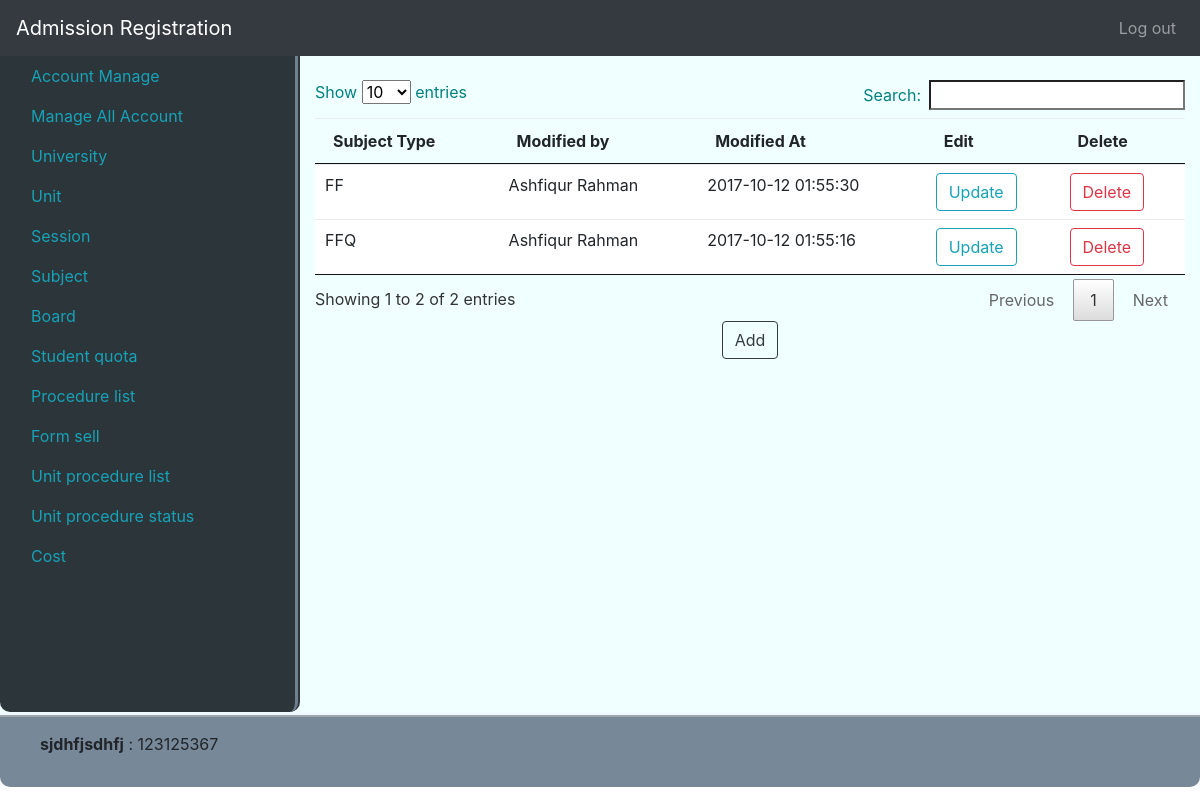
Before: /Quota (signed in) with the older database file.
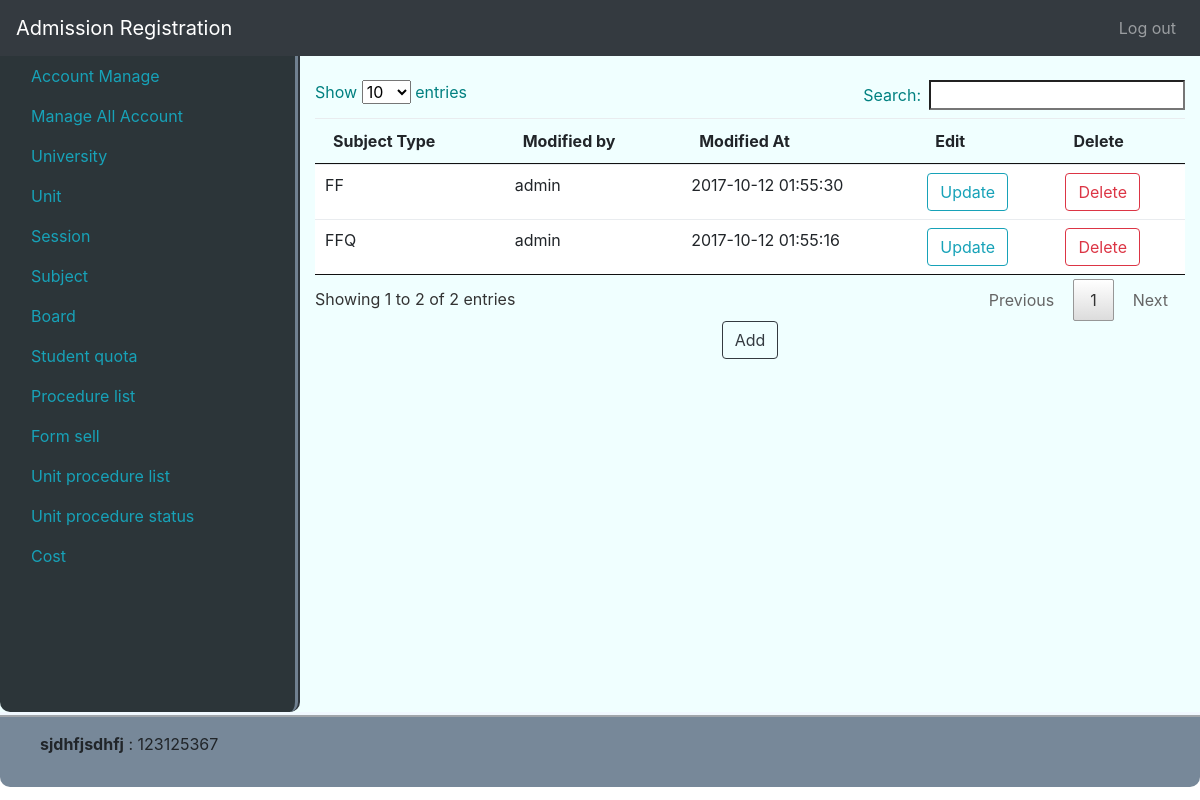
After: the same page with the newer database file.
### tables this page shows
CREATE TABLE `users` (
  `id` int(11) NOT NULL,
  `full_name` varchar(256) NOT NULL,
  `user_name` varchar(20) NOT NULL,
  `password` varchar(256) NOT NULL,
  `user_role` enum('admin','manager','data_entry','student') NOT NULL,
  `account_status` tinyint(1) NOT NULL,
  `modified_by` int(11) NOT NULL,
  `modified_at` timestamp NOT NULL DEFAULT CURRENT_TIMESTAMP ON UPDATE CURRENT_TIMESTAMP
);

### system/libs/Load.php (called while the page is built, shortened)
<?php
class Load
{
    public function view($fileName, $data = false)
    {
        include 'app/views/'.$fileName.'.php';
    }
    public function model($modelName){
        return new $modelName();
    }
}

### app/controllers/Quota.php (called while the page is built, shortened)
<?php
class Quota extends MainController{
    public function index(){
        self::quota();
    }
    public function quota(){
        $data = ['pageName' => 'Quota'];
        $this->load->view("partials/header", $data);
        $simpleModel = $this->load->model('SimpleModel');
        $table['list'] = $simpleModel->getAll('quota');
        $table['users'] = $simpleModel->getAll('users');
        $this->load->view("admin/quota", $table);
        $this->load->view("partials/footer");
    }
}

### index.php (called while the page is built, shortened)
<?php
$mail = new Main();

### system/libs/Database.php (called while the page is built, shortened)
<?php
class Database extends PDO {
    public function select($sql, $data = array(), $fetchStyle = PDO::FETCH_ASSOC){
        $stmt = $this->prepare($sql);
        $stmt->execute();
        return $stmt->fetchAll($fetchStyle);
    }
}

### app/models/SimpleModel.php (called while the page is built, shortened)
<?php
class SimpleModel extends MainModel {
    public function getAll($table, $cond = false){
        if($cond){
            $sql = "SELECT * FROM $table WHERE $cond";
        }else{
            $sql = "SELECT * FROM $table";
        }
        return $this->db->select($sql);
    }
}

### system/libs/MainController.php (called while the page is built, shortened)
<?php
class MainController
{
    public function __construct()
    {
        $this->load = new Load();
    }
}

### system/libs/MainModel.php (called while the page is built, shortened)
<?php
class MainModel{
    public function __construct(){
        $dsn = 'mysql:dbname=se_addmission; host=localhost';
        $user = 'root';
        $pass = '';
        $this->db = new Database($dsn,$user,$pass);
    }
}

### app/views/admin/quota.php (the view, shortened to what this page needs)
<div class="col">
    <div class="table-responsive">
        <br />
        <table id="session_table" class="table">
            <thead>
            <tr>
                <th >Subject Type</th>
                <th >Modified by</th>
                <th >Modified At</th>
                <th >Edit</th>
                <th >Delete</th>
            </tr>
            </thead>
            <tbody>
            <?php foreach ($data['list'] as $key => $value){?>
                <tr>
                    <td> <span><?php echo $value['type']?></span> </td>
                    <td>
                        <?php
                        foreach ($data['users'] as $k => $v) {
                            if($v['id'] == $value['modified_by']){
                                echo $v['full_name'];
                            }
                        }
                        ?>
                    </td>
                    <td><?php echo $value['modified_at']?></td>
                    <td>
                        <button type="button" name="update" value="<?php echo $value['id']?>" class="btn btn-outline-info my-2 my-sm-0" onclick="btn_update(this);" >Update</button>
                    </td>
                    <td>
                        <form action="<?php echo BASE_URL?>/Quota/delete" method="post">
                            <button type="submit" name="delete" value="<?php echo $value['id']?>" class="btn btn-outline-danger my-2 my-sm-0" onclick="return confirm('Do u really want to delete')" >Delete</button>
                        </form>
                    </td>
                </tr>
            <?php }?>
            </tbody>
        </table>
    </div>
    <div class="col crtbtn">
        <button type="button" id="add_button" data-toggle="modal" data-target="#dataModal" class="btn btn-outline-dark my-2 my-sm-0 crtbtn" onclick="btn_add(this);">Add</button>
    </div>
</div>

Changed rows visible on the page:
changed users: full_name "Ashfiqur Rahman" → "admin"
